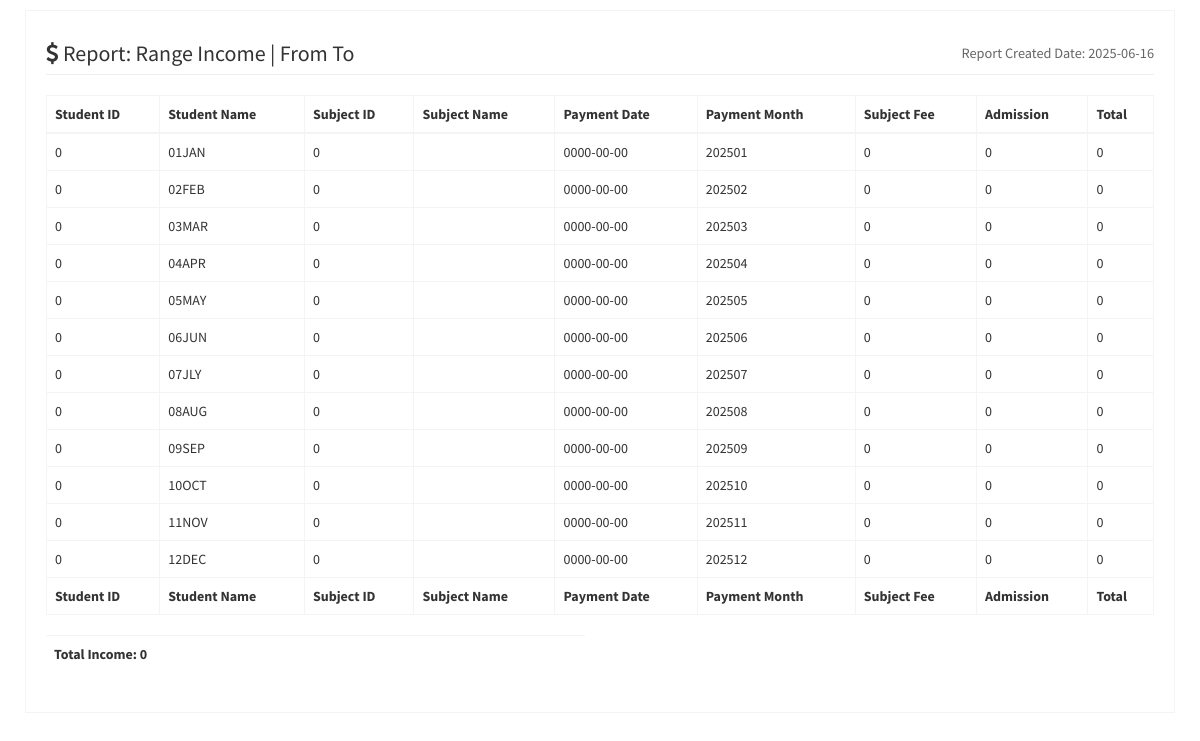
The app's page /systemsu/output/repo-RangeIncome.php (signed in) with its own data.
### tables this page shows
CREATE TABLE `cp_payments` (
  `pay_id` int(11) NOT NULL,
  `Pay_stu_studentID` int(11) NOT NULL,
  `pay_student_name` varchar(255) NOT NULL,
  `pay_subj_id` int(11) DEFAULT NULL,
  `pay_subj_Name` varchar(255) DEFAULT NULL,
  `pay_lec_id` int(11) DEFAULT NULL,
  `pay_paymentdate` date DEFAULT NULL,
  `pay_paymentmonth` int(11) DEFAULT NULL,
  `pay_cos_fee` double(10,2) DEFAULT NULL,
  `pay_cos_admi` double(10,2) DEFAULT NULL,
  `pay_cos_total` double(10,2) DEFAULT NULL
);

### systemsu/output/repo-RangeIncome.php (the view, shortened to what this page needs)
<?php
if(isset($_SESSION['user_id']) && isset($_SESSION['user_name'])){
include_once '../../php-includes/connect.inc.php';
    $date01 = $_GET['date01'];
    $date02 = $_GET['date02'];
    $stmt = $db->prepare("SELECT Pay_stu_studentID, pay_student_name, pay_subj_id, pay_subj_Name, pay_paymentdate, pay_paymentmonth, pay_cos_fee, pay_cos_admi, pay_cos_total FROM `cp_payments` WHERE pay_paymentdate BETWEEN '$date01' AND '$date02' ORDER BY pay_paymentdate DESC");
    $stmt->bind_result($Pay_stu_studentID, $pay_student_name, $pay_subj_id, $pay_subj_Name, $pay_paymentdate, $pay_paymentmonth, $pay_cos_fee, $pay_cos_admi, $pay_cos_total);
    $stmt->execute();
?>
<!DOCTYPE html>
<html>
  <head>
    <link rel="stylesheet" href="../bootstrap/css/bootstrap.min.css">
    <link rel="stylesheet" href="https://maxcdn.bootstrapcdn.com/font-awesome/4.4.0/css/font-awesome.min.css">
    <link rel="stylesheet" href="https://code.ionicframework.com/ionicons/2.0.1/css/ionicons.min.css">
    <link rel="stylesheet" href="../dist/css/AdminLTE.min.css">
  </head>
  <body>
    <div class="wrapper">
      <section class="invoice">
        <div class="row">
          <div class="col-xs-12">
            <h2 class="page-header">
              <i class="fa fa-usd"></i> Report: Range Income | From <?php echo $date01; ?> To <?php echo $date02; ?>
              <small class="pull-right">Report Created Date: <?php echo date('Y-m-d'); ?></small>
            </h2>
          </div>
        </div>
        <div class="row">
          <div class="col-xs-12 table-responsive">
            <table id="vas_table" class="table table-hover table-bordered table-responsive">
                    <thead>
                      <tr>
                        <th>Student ID</th>
                        <th>Student Name</th>
                        <th>Subject ID</th>
                        <th>Subject Name</th>
                        <th>Payment Date</th>
                        <th>Payment Month</th>
                        <th>Subject Fee</th>
                        <th>Admission</th>
                        <th>Total</th>
                      </tr>
                    </thead>
                    <tbody>
                    <?php
                     while ($stmt->fetch()){
                    ?>
                      <tr>
                        <td><?php echo $Pay_stu_studentID; ?></td>
                        <td><?php echo $pay_student_name;  ?></td>
                        <td><?php echo $pay_subj_id; ?></td>
                        <td><?php echo $pay_subj_Name; ?></td>
                        <td><?php echo $pay_paymentdate; ?></td>
                        <td><?php echo $pay_paymentmonth; ?></td>
                        <td><?php echo $pay_cos_fee ?></td>
                        <td><?php echo $pay_cos_admi;  ?></td>
                        <td><?php echo $pay_cos_total; ?></td>
                      </tr>
                   <?php
                     }
                   ?>
                   </tbody>
                     <tfoot>
                      <tr>
                        <th>Student ID</th>
                        <th>Student Name</th>
                        <th>Subject ID</th>
                        <th>Subject Name</th>
                        <th>Payment Date</th>
                        <th>Payment Month</th>
                        <th>Subject Fee</th>
                        <th>Admission</th>
                        <th>Total</th>
                      </tr>
                    </tfoot>
                  </table>
          </div>
        </div>
        <div class="row">
          <div class="col-xs-6">
            <div class="table-responsive">
              <table class="table">
                <tr>
              <?php
               $stmt1 = $db->prepare("SELECT SUM(pay_cos_total) FROM cp_payments WHERE pay_paymentdate BETWEEN '$date01' AND '$date02'");
               $stmt1->bind_result($TotalIncome);
               $stmt1->execute();
            ?>
                    <th>Total Income: <?php echo $TotalIncome; ?></th>
                </tr>
              </table>
            </div>
          </div>
        </div>
      </section>
    </div>
  </body>
</html>
<?php
} else {
    header('Location: ../login.php');
}
?>

### records on screen
cp_payments: Pay_stu_studentID "0", pay_student_name "01JAN", pay_subj "0", pay_paymentdate "0000-00-00", pay_paymentmonth "202501", pay_cos_fee "0", pay_cos_admi "0", pay_cos_total "0"
cp_payments: Pay_stu_studentID "0", pay_student_name "02FEB", pay_subj "0", pay_paymentdate "0000-00-00", pay_paymentmonth "202502", pay_cos_fee "0", pay_cos_admi "0", pay_cos_total "0"
cp_payments: Pay_stu_studentID "0", pay_student_name "03MAR", pay_subj "0", pay_paymentdate "0000-00-00", pay_paymentmonth "202503", pay_cos_fee "0", pay_cos_admi "0", pay_cos_total "0"
cp_payments: Pay_stu_studentID "0", pay_student_name "04APR", pay_subj "0", pay_paymentdate "0000-00-00", pay_paymentmonth "202504", pay_cos_fee "0", pay_cos_admi "0", pay_cos_total "0"
cp_payments: Pay_stu_studentID "0", pay_student_name "05MAY", pay_subj "0", pay_paymentdate "0000-00-00", pay_paymentmonth "202505", pay_cos_fee "0", pay_cos_admi "0", pay_cos_total "0"
cp_payments: Pay_stu_studentID "0", pay_student_name "06JUN", pay_subj "0", pay_paymentdate "0000-00-00", pay_paymentmonth "202506", pay_cos_fee "0", pay_cos_admi "0", pay_cos_total "0"
cp_payments: Pay_stu_studentID "0", pay_student_name "07JLY", pay_subj "0", pay_paymentdate "0000-00-00", pay_paymentmonth "202507", pay_cos_fee "0", pay_cos_admi "0", pay_cos_total "0"
cp_payments: Pay_stu_studentID "0", pay_student_name "08AUG", pay_subj "0", pay_paymentdate "0000-00-00", pay_paymentmonth "202508", pay_cos_fee "0", pay_cos_admi "0", pay_cos_total "0"
cp_payments: Pay_stu_studentID "0", pay_student_name "09SEP", pay_subj "0", pay_paymentdate "0000-00-00", pay_paymentmonth "202509", pay_cos_fee "0", pay_cos_admi "0", pay_cos_total "0"
cp_payments: Pay_stu_studentID "0", pay_student_name "10OCT", pay_subj "0", pay_paymentdate "0000-00-00", pay_paymentmonth "202510", pay_cos_fee "0", pay_cos_admi "0", pay_cos_total "0"
cp_payments: Pay_stu_studentID "0", pay_student_name "11NOV", pay_subj "0", pay_paymentdate "0000-00-00", pay_paymentmonth "202511", pay_cos_fee "0", pay_cos_admi "0", pay_cos_total "0"
cp_payments: Pay_stu_studentID "0", pay_student_name "12DEC", pay_subj "0", pay_paymentdate "0000-00-00", pay_paymentmonth "202512", pay_cos_fee "0", pay_cos_admi "0", pay_cos_total "0"

### other values on screen
$TotalIncome "0"
